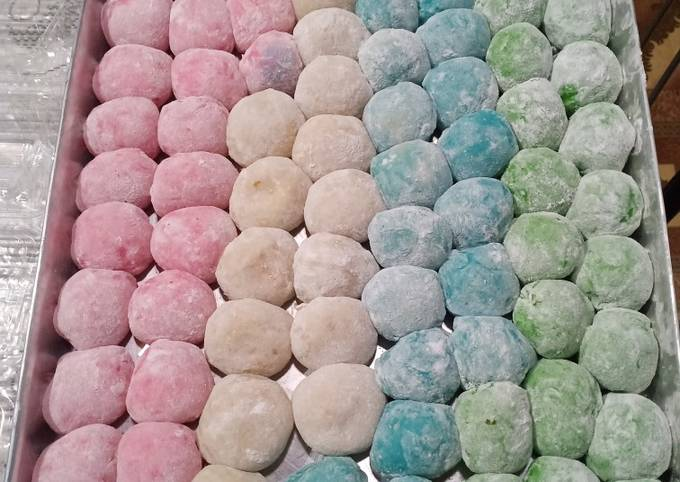
#> input picture Computer_Vision/data/mochi.jpeg, 680 x 482 px
$ jupyter execute mochi.ipynb
#> lines starting #> are read from the running program, lines starting #| are printed output that depends on the picture; after the words box and inside, x2 and y2 are one past the last pixel; in counts of white or black regions, pixels touching at a corner belong together
[cell 1]
from skimage import exposure, morphology, io, color
import numpy as np
import matplotlib.pyplot as plt
from scipy import ndimage as ndi
from skimage.segmentation import watershed
from skimage.feature import peak_local_max

[cell 2]
class COLORS:
    RED = {'a': 34, 'b': 1, 'tolerance': 10, 'price': 4}
    YELLOW = {'a': 10, 'b': 10, 'tolerance': 7, 'price': 3}
    BLUE = {'a': -15, 'b': -9, 'tolerance': 10, 'price': 2}
    GREEN = {'a': -15, 'b': 15, 'tolerance': 7, 'price': 1}

[cell 3]
def load_image(url):
#> called with url = 'data/mochi.jpeg'
    img = np.zeros(1)
    try:
        img = io.imread(url)
#> img is the input picture: shape (482, 680, 3); mean R, G, B 164, 152.1, 149.1
    except Exception as e:
        print(f"Error while loading image: {str(e)}")
    return img

[cell 4]
def plot_image(img, title=''):
    plt.figure(figsize=(20, 20))
    plt.rcParams['font.size'] = 20
    plt.title(title)
    plt.imshow(img, cmap='gray')
    plt.show()

[cell 5]
def plot_points(img, y, x):
    plt.figure(figsize=(20, 20))
    plt.rcParams['font.size'] = 20
    plt.imshow(img, cmap='gray')
    plt.plot(x, y, 'ro', markersize=12)
    plt.show()

[cell 6]
def compare_images(original_image, second_image):
    plt.figure(figsize=(40, 30))
    plt.rcParams['font.size'] = 50
    plt.subplot(121)
    plt.title('Original image')
    plt.imshow(original_image, cmap='gray')
    plt.subplot(122)
    plt.title('Segmented image')
    plt.imshow(second_image, cmap='gray')
    plt.show()

[cell 7]
def convert_to_lab(img):
    return color.rgb2lab(img)

[cell 8]
def segment_selected_color(img, a, b, tolerance=10):
    image_lab = convert_to_lab(img)
    image_lab = ((image_lab[:, :, 1] > a - tolerance) * (image_lab[:, :, 1] < a + tolerance)
                 * (image_lab[:, :, 2] > b - tolerance) * (image_lab[:, :, 2] < b + tolerance))
    return image_lab

[cell 9]
def apply_morphology(image):
    image = morphology.opening(image, morphology.disk(10))
    image = morphology.dilation(image, morphology.disk(10))
    return image

[cell 10]
def count_colored_mochi(image, colour):
    image_color = segment_selected_color(image, colour['a'], colour['b'], colour['tolerance'])
    image_color = apply_morphology(image_color)
    image_color, count, coords = watershed_segment(image_color)
    # compare_images(image, image_color)
    return count, coords

[cell 11]
def watershed_segment(image):
    distance = ndi.distance_transform_edt(image)
    coords = peak_local_max(distance, footprint=np.ones((20, 20)), labels=image)
    mask = np.zeros(distance.shape, dtype=bool)
    mask[tuple(coords.T)] = True
    markers, _ = ndi.label(mask)
    labels = watershed(-distance, markers, mask=image)
    count = len(np.unique(labels)) - 1
    return labels, count, coords

[cell 12]
url = "data/mochi.jpeg"
image = load_image(url)

image = exposure.adjust_gamma(image, 2)
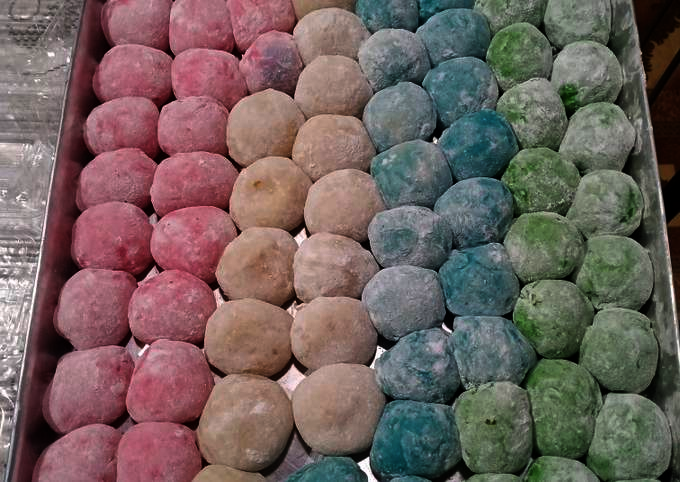
#> image: shape (482, 680, 3); mean R, G, B 113.1, 96.5, 93.4

red_number, coords_red = count_colored_mochi(image, COLORS.RED)
#> in convert_to_lab, `return color.rgb2lab(img)`:
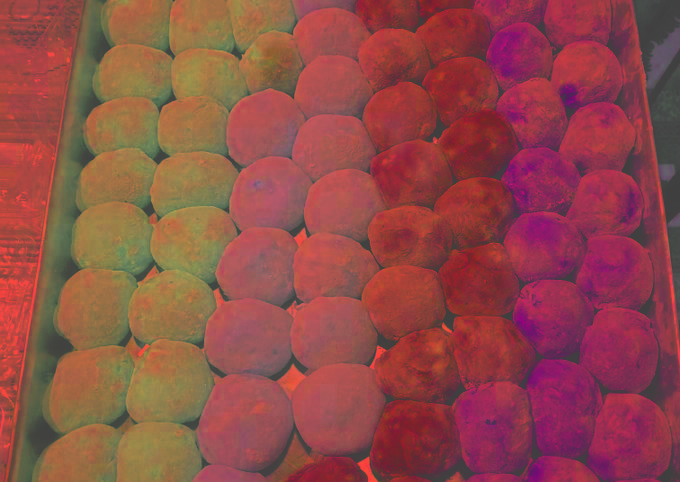
#> returned value: shape (482, 680, 3) float64; mean of channels 0, 1, 2 42.4, 6.4, 5; drawn with min black and max white
#> in segment_selected_color, `image_lab = ((image_lab[:, :, 1] > a - tolerance) * (image_lab[:, :, 1..`:
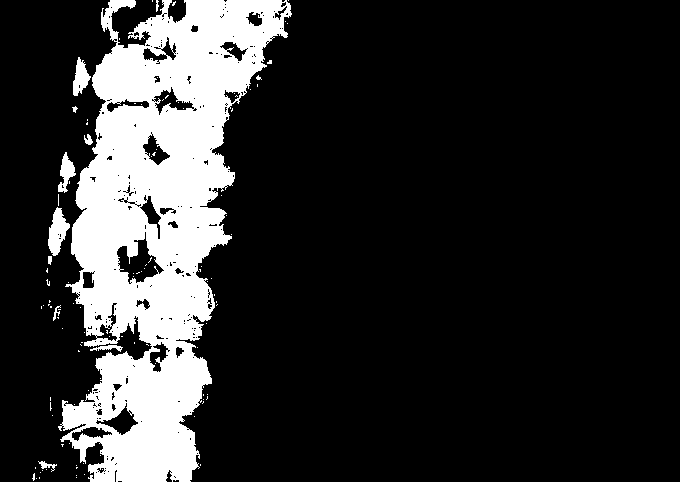
#> image_lab: shape (482, 680) bool; 17.7% white; 110 white regions (99 under 20 px), largest, box (x1, y1, x2, y2) and area: (58, 0, 292, 482) 56114, (48, 207, 70, 256) 605, (73, 57, 91, 96) 395
#> in apply_morphology, `image = morphology.opening(image, morphology.disk(10))`: image: shape (482, 680) bool; 12.8% white; 4 white regions, box (x1, y1, x2, y2) and area: (71, 0, 282, 324) 26542, (101, 354, 210, 482) 9432, (137, 269, 207, 341) 3081, (92, 46, 158, 102) 2746
#> in apply_morphology, `image = morphology.dilation(image, morphology.disk(10))`: image: shape (482, 680) bool; 19.1% white; 1 white region, box (x1, y1, x2, y2) and area: (61, 0, 292, 482) 62750
#> in watershed_segment, `coords = peak_local_max(distance, footprint=np.ones((20, 20)), labels=..`: coords = 14 rows, first 8: [158, 151], [159, 168], [1, 225], [460, 154], [41, 211], [59, 210], [200, 114], [395, 157]
#> in watershed_segment, `labels = watershed(-distance, markers, mask=image)`:
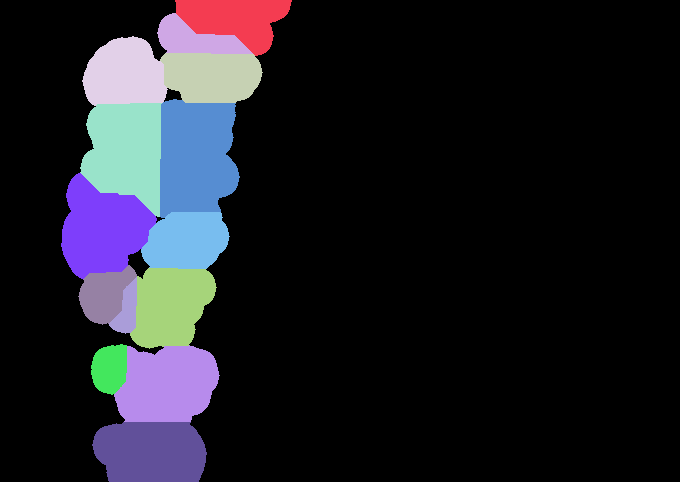
#> labels: shape (482, 680) int32; 15 distinct labels, from 0 to 14; one colour per label, 0 black
#> in watershed_segment, `count = len(np.unique(labels)) - 1`: count = 14
#> red_number = 14; coords_red has the same summary as coords in watershed_segment
yellow_number, coords_yellow = count_colored_mochi(image, COLORS.YELLOW)
#> in segment_selected_color (call 2), `image_lab = ((image_lab[:, :, 1] > a - tolerance) * (image_lab[:, :, 1..`: image_lab: shape (482, 680) bool; 18.8% white; 315 white regions (285 under 20 px), largest, box (x1, y1, x2, y2) and area: (190, 0, 384, 482) 54901, (648, 64, 680, 185) 1741, (664, 212, 680, 308) 781
#> in apply_morphology (call 2), `image = morphology.opening(image, morphology.disk(10))`: image: shape (482, 680) bool; 14.6% white; 4 white regions, box (x1, y1, x2, y2) and area: (200, 0, 381, 473) 45781, (239, 225, 292, 252) 1044, (656, 90, 680, 123) 660, (212, 309, 235, 333) 403
#> in apply_morphology (call 2), `image = morphology.dilation(image, morphology.disk(10))`: image: shape (482, 680) bool; 20.6% white; 2 white regions, box (x1, y1, x2, y2) and area: (190, 0, 391, 482) 65954, (646, 80, 680, 133) 1495
#> in watershed_segment (call 2), `coords = peak_local_max(distance, footprint=np.ones((20, 20)), labels=..`: coords = 22 rows, first 8: [417, 249], [324, 322], [404, 332], [112, 320], [266, 328], [201, 341], [202, 341], [84, 329]
#> in watershed_segment (call 2), `labels = watershed(-distance, markers, mask=image)`:
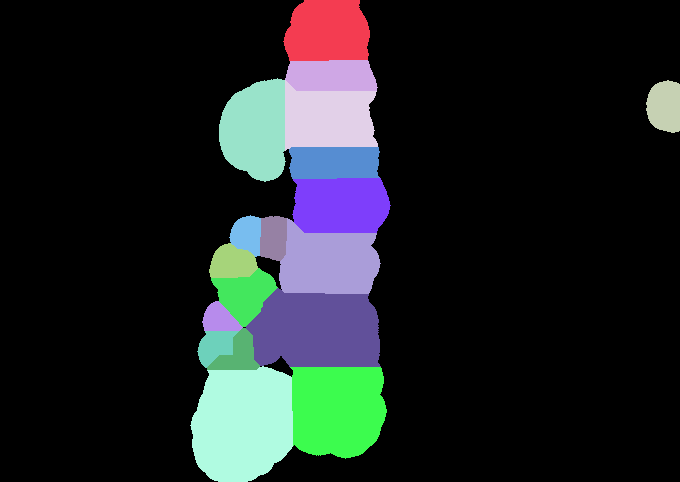
#> labels: shape (482, 680) int32; 19 distinct labels, from 0 to 18; one colour per label, 0 black
#> in watershed_segment (call 2), `count = len(np.unique(labels)) - 1`: count = 18
#> yellow_number = 18; coords_yellow has the same summary as coords in watershed_segment
blue_number, coords_blue = count_colored_mochi(image, COLORS.BLUE)
#> in segment_selected_color (call 3), `image_lab = ((image_lab[:, :, 1] > a - tolerance) * (image_lab[:, :, 1..`: image_lab: shape (482, 680) bool; 10.6% white; 98 white regions (85 under 20 px), largest, box (x1, y1, x2, y2) and area: (372, 0, 517, 240) 15250, (371, 224, 531, 482) 15050, (285, 455, 368, 482) 1423
#> in apply_morphology (call 3), `image = morphology.opening(image, morphology.disk(10))`: image: shape (482, 680) bool; 6.7% white; 7 white regions, largest, box (x1, y1, x2, y2) and area: (417, 0, 516, 178) 9061, (371, 399, 455, 482) 5383, (438, 243, 514, 315) 3697
#> in apply_morphology (call 3), `image = morphology.dilation(image, morphology.disk(10))`: image: shape (482, 680) bool; 11.2% white; 6 white regions, box (x1, y1, x2, y2) and area: (407, 0, 526, 188) 14125, (280, 389, 465, 482) 10292, (428, 233, 524, 325) 6318, (363, 148, 419, 205) 2393, (346, 0, 407, 37) 1840, (442, 329, 491, 378) 1769
#> in watershed_segment (call 3), `distance = ndi.distance_transform_edt(image)`:
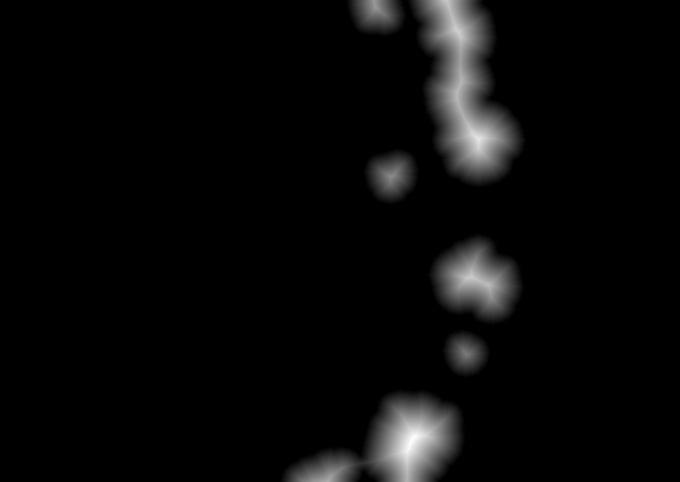
#> distance: shape (482, 680) float64; min 0, max 46.4, mean 1.7; drawn with min black and max white
#> in watershed_segment (call 3), `coords = peak_local_max(distance, footprint=np.ones((20, 20)), labels=..`: coords = [[438, 413], [439, 412], [138, 478], [29, 456], [30, 456], [277, 471], [1, 446], [91, 457], [480, 328], [1, 374], [176, 391], [354, 466]]
#> in watershed_segment (call 3), `labels = watershed(-distance, markers, mask=image)`:
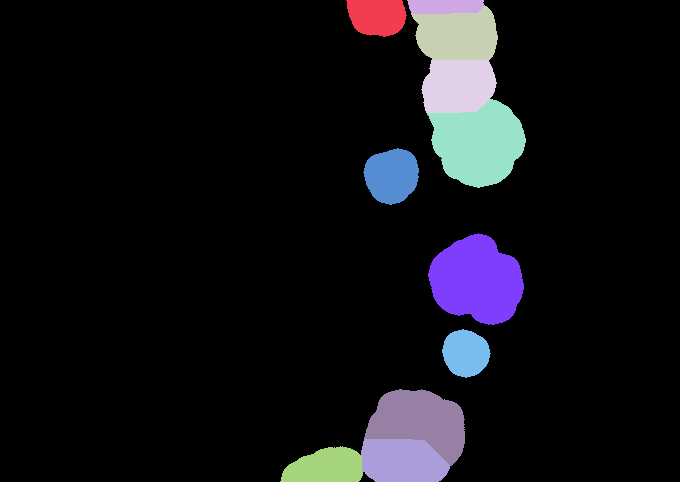
#> labels: shape (482, 680) int32; 12 distinct labels, from 0 to 11; one colour per label, 0 black
#> in watershed_segment (call 3), `count = len(np.unique(labels)) - 1`: count = 11
#> blue_number = 11; coords_blue has the same summary as coords in watershed_segment
green_number, coords_green = count_colored_mochi(image, COLORS.GREEN)
#> in segment_selected_color (call 4), `image_lab = ((image_lab[:, :, 1] > a - tolerance) * (image_lab[:, :, 1..`: image_lab: shape (482, 680) bool; 11.7% white; 98 white regions (85 under 20 px), largest, box (x1, y1, x2, y2) and area: (457, 132, 657, 482) 31580, (487, 16, 541, 126) 2892, (559, 81, 622, 128) 1238
#> in apply_morphology (call 4), `image = morphology.opening(image, morphology.disk(10))`: image: shape (482, 680) bool; 6.5% white; 6 white regions, box (x1, y1, x2, y2) and area: (529, 303, 651, 480) 12252, (457, 389, 513, 471) 3143, (579, 238, 639, 295) 2584, (517, 145, 576, 208) 2271, (510, 33, 537, 78) 927, (485, 0, 508, 11) 191
#> in apply_morphology (call 4), `image = morphology.dilation(image, morphology.disk(10))`: image: shape (482, 680) bool; 11.5% white; 6 white regions, box (x1, y1, x2, y2) and area: (519, 293, 661, 482) 19710, (447, 379, 523, 481) 5752, (569, 228, 649, 305) 4766, (507, 135, 586, 218) 4492, (500, 23, 547, 88) 2370, (475, 0, 518, 21) 683
#> in watershed_segment (call 4), `distance = ndi.distance_transform_edt(image)`:
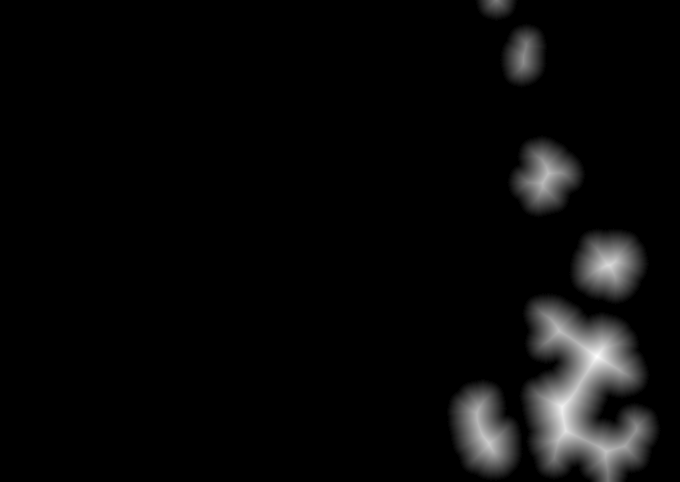
#> distance: shape (482, 680) float64; min 0, max 41.59, mean 1.6; drawn with min black and max white
#> in watershed_segment (call 4), `coords = peak_local_max(distance, footprint=np.ones((20, 20)), labels=..`: coords = 14 rows, first 8: [356, 597], [406, 562], [430, 565], [265, 609], [442, 488], [451, 606], [331, 559], [173, 548]
#> in watershed_segment (call 4), `labels = watershed(-distance, markers, mask=image)`:
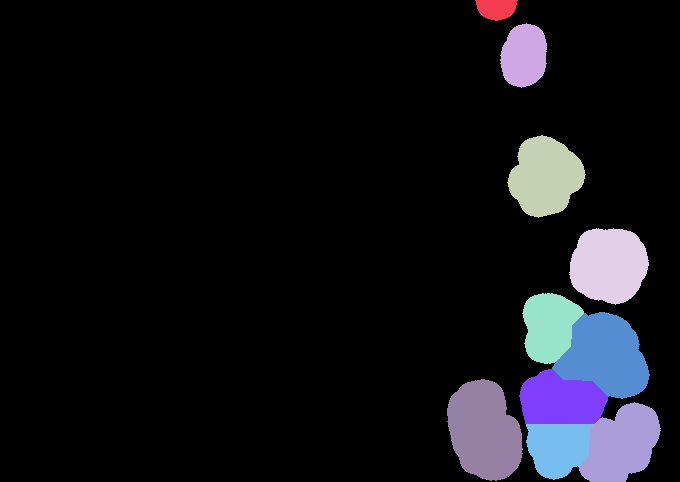
#> labels: shape (482, 680) int32; 11 distinct labels, from 0 to 10; one colour per label, 0 black
#> in watershed_segment (call 4), `count = len(np.unique(labels)) - 1`: count = 10
#> green_number = 10; coords_green has the same summary as coords in watershed_segment

print(f"Red: {red_number}, Yellow: {yellow_number}, Blue: {blue_number}, Green: {green_number}")
#| Red: 14, Yellow: 18, Blue: 11, Green: 10
price = red_number * COLORS.RED['price'] + yellow_number * COLORS.YELLOW['price'] + blue_number * COLORS.BLUE['price'] + green_number * COLORS.GREEN['price']
#> price = 142
print(f"Total price: {price}")
#| Total price: 142
merged_coords = np.concatenate([coords_red, coords_yellow, coords_blue, coords_green], axis=0).tolist()
#> merged_coords = 62 pairs, first value 1 to 480, second value 112 to 673

x, y = list(), list()
for i in range(len(merged_coords)):
    x.append(merged_coords[i][0])
    y.append(merged_coords[i][1])
#> this loop made 62 passes
#> after the loop, x = 62 values, max 480 at index 44, min 1 at index 2, mean 223.7; y = 62 values, max 673 at index 29, min 112 at index 11, mean 355
plot_points(image, x, y)
#> in plot_points, `plt.show()`:
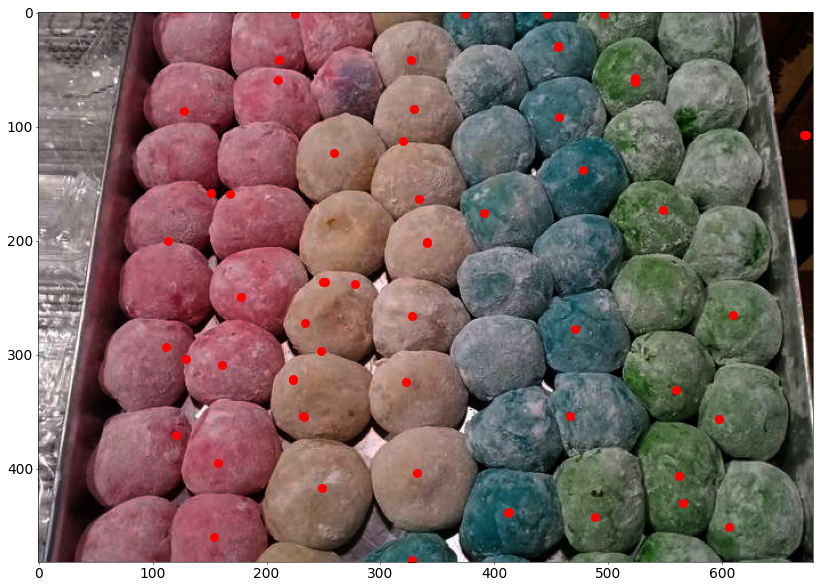
#> figure drawn by matplotlib, 1 panel
